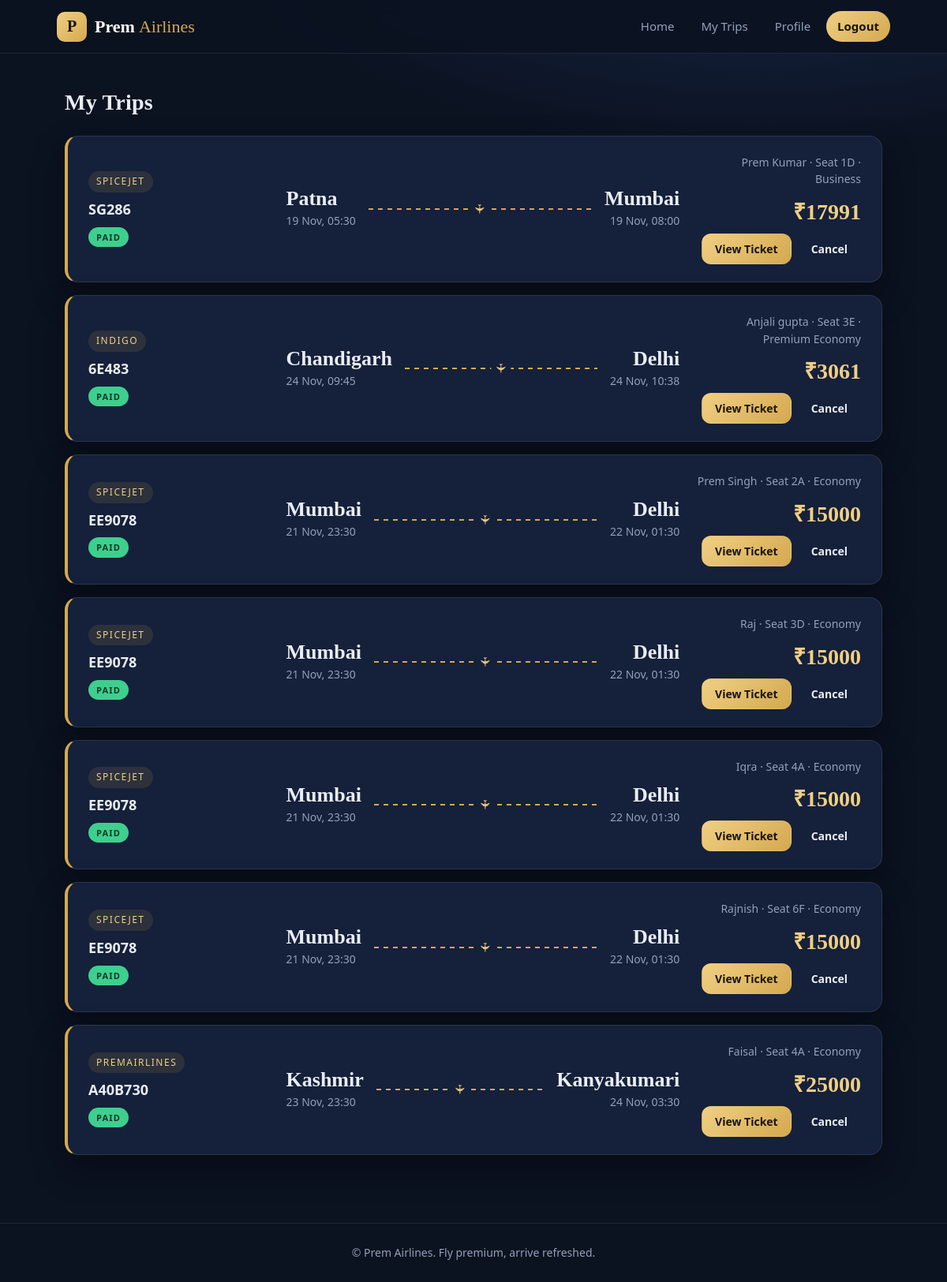
Screenshot of /booking/mybook/ (signed in) with the database file from the repository.
### booking/models.py (models this page shows, shortened)
class Booking(models.Model):
    PAYMENT_PENDING = 'PENDING'
    PAYMENT_PAID = 'PAID'
    PAYMENT_STATUS = [
        (PAYMENT_PENDING, 'Pending'),
        (PAYMENT_PAID, 'Paid'),
    ]
    PAYMENT_METHODS = [
        ('CARD', 'Credit / Debit Card'),
        ('UPI', 'UPI'),
        ('NETBANKING', 'Net Banking'),
        ('WALLET', 'Wallet'),
    ]
    user = models.ForeignKey(User, on_delete=models.CASCADE)
    flight = models.ForeignKey(Flight, on_delete=models.CASCADE)
    passenger_name = models.CharField(max_length=30)
    seat_number = models.CharField(max_length=10)
    booking_date = models.DateTimeField(auto_now_add=True)
    CLASSES = [
        ('ECONOMY', 'Economy'),
        ('PREMIUM', 'Premium Economy'),
        ('BUSINESS', 'Business'),
    ]
    MEALS = [
        ('NONE', 'No meal'),
        ('VEG', 'Veg meal'),
        ('NONVEG', 'Non-veg meal'),
        ('JAIN', 'Jain meal'),
    ]
    travel_class = models.CharField(max_length=10, choices=CLASSES, default='ECONOMY')
    meal = models.CharField(max_length=8, choices=MEALS, default='NONE')
    extra_baggage = models.PositiveSmallIntegerField(default=0)  # extra 5 kg blocks
    phone = models.CharField(max_length=15, blank=True)
    amount = models.DecimalField(max_digits=8, decimal_places=2, default=0)
    payment_status = models.CharField(max_length=10, choices=PAYMENT_STATUS, default=PAYMENT_PENDING)
    payment_method = models.CharField(max_length=12, choices=PAYMENT_METHODS, blank=True)
    payment_reference = models.CharField(max_length=40, blank=True)
    paid_at = models.DateTimeField(null=True, blank=True)
    @property
    def is_paid(self):
        return self.payment_status == self.PAYMENT_PAID

### flights/models.py (models this page shows, shortened)
class Flight(models.Model):
    fligt_number = models.CharField(max_length=10)
    airline = models.CharField(max_length=20)
    source = models.CharField(max_length=40)
    destination = models.CharField(max_length=40)
    departure = models.DateTimeField()
    arrival = models.DateTimeField()
    price = models.DecimalField(max_digits=8, decimal_places=2)
    seats = models.PositiveIntegerField(default=60)
    aircraft = models.CharField(max_length=30, blank=True, default='Airbus A320')
    stops = models.PositiveSmallIntegerField(default=0)
    meal_included = models.BooleanField(default=False)
    class Meta:
        ordering = ['departure']

### booking/views.py (the view)
# urls.py: path('mybook/', my_bookings, name='mybookings'),
@login_required(login_url='login')
def my_bookings(request):
    bookings = Booking.objects.filter(user=request.user).select_related('flight').order_by('-booking_date')
    return render(request, 'mybook.html', {'data': bookings})

### booking/templates/mybook.html (shortened to what this page needs)
{% extends 'main.html' %}
{% block content %}
<div class="wrap">
    <h2 class="section-title">My Trips</h2>
    {% for i in data %}
    <article class="flight">
        <div class="flight-airline">
            <span class="tag">{{ i.flight.airline }}</span>
            <strong>{{ i.flight.fligt_number }}</strong>
            {% if i.is_paid %}<span class="badge paid">PAID</span>{% else %}<span class="badge pending">PAYMENT PENDING</span>{% endif %}
        </div>
        <div class="flight-route">
            <div><span class="city">{{ i.flight.source }}</span><span class="time">{{ i.flight.departure|date:"d M, H:i" }}</span></div>
            <div class="route-line"><span>&#9992;</span></div>
            <div><span class="city">{{ i.flight.destination }}</span><span class="time">{{ i.flight.arrival|date:"d M, H:i" }}</span></div>
        </div>
        <div class="flight-buy">
            <span class="meta">{{ i.passenger_name }} &middot; Seat {{ i.seat_number }} &middot; {{ i.get_travel_class_display }}</span>
            <span class="price">&#8377;{{ i.amount|floatformat:0 }}</span>
            <div class="row">
                {% if i.is_paid %}
                    <a href="{% url 'ticket' i.id %}" class="btn btn-gold sm">View Ticket</a>
                {% else %}
                    <a href="{% url 'payment' i.id %}" class="btn btn-gold sm">Pay Now</a>
                {% endif %}
                <form action="{% url 'cancel' i.id %}" method="POST" onsubmit="return confirm('Cancel this booking?');">
                    <button type="submit" class="btn btn-ghost sm">Cancel</button>
                </form>
            </div>
        </div>
    </article>
    {% empty %}
    <div class="card empty"><p>You have not booked any flight yet.</p><a href="{% url 'home' %}" class="btn btn-gold">Find a Flight</a></div>
    {% endfor %}
</div>
{% endblock %}

### template/main.html (shortened to what this page needs)
{% load static %}
<!DOCTYPE html>
<html lang="en">
<head>
    <link rel="stylesheet" href="{% static 'css/style.css' %}">
</head>
<body>
    {% include 'nav.html' %}
    <main>
    {% block content %}
    {% endblock %}
    </main>
    <footer class="footer">
        <span>&copy; Prem Airlines. Fly premium, arrive refreshed.</span>
    </footer>
</body>
</html>

### template/nav.html
{% load static %}
<header class="topbar">
    <a href="{% url 'home' %}" class="brand">
        <span class="brand-mark">P</span>
        <span class="brand-text">Prem<em>Airlines</em></span>
    </a>
    <nav class="menu">
        <a href="{% url 'home' %}">Home</a>
        {% if request.user.is_authenticated %}
            <a href="{% url 'mybookings' %}">My Trips</a>
            <a href="{% url 'profile' %}">Profile</a>
            <a href="{% url 'logout' %}" class="menu-cta">Logout</a>
        {% else %}
            <a href="{% url 'login' %}">Login</a>
            <a href="{% url 'register' %}" class="menu-cta">Register</a>
        {% endif %}
    </nav>
</header>

### static/css/style.css (style rules this page uses)
:root { --bg: #0b1220; --bg-2: #101a2e; --card: #15203a; --card-2: #1b2a4a; --line: rgba(255, 255, 255, 0.09); --text: #e9edf5; --muted: #93a0b8; --gold: #d4a94f; --gold-2: #f0cf84; --ok: #3ecf8e; --warn: #f5b84b; --bad: #ff6b6b; --radius: 16px; --shadow: 0 18px 40px rgba(0, 0, 0, 0.35); }
* { box-sizing: border-box; }
html { scroll-behavior: smooth; }
body { margin: 0; min-height: 100vh; display: flex; flex-direction: column; font-family: "Segoe UI", system-ui, -apple-system, Roboto, sans-serif; background: radial-gradient(1200px 600px at 80% -10%, #1b2c52 0%, transparent 60%), var(--bg); color: var(--text); line-height: 1.55; }
main { flex: 1; }
a { color: var(--gold-2); }
h1, h2, h3 { font-family: Georgia, "Times New Roman", serif; margin: 0 0 0.5em; letter-spacing: 0.2px; }
.topbar { position: sticky; top: 0; z-index: 20; display: flex; justify-content: space-between; align-items: center; gap: 16px; flex-wrap: wrap; padding: 14px 6%; background: rgba(11, 18, 32, 0.85); backdrop-filter: blur(10px); border-bottom: 1px solid var(--line); }
.brand { display: flex; align-items: center; gap: 10px; text-decoration: none; }
.brand-mark { width: 38px; height: 38px; border-radius: 10px; display: grid; place-items: center; font: 700 20px Georgia, serif; color: #1a1304; background: linear-gradient(135deg, var(--gold-2), var(--gold)); }
.brand-text { font: 700 22px Georgia, serif; color: #fff; }
.brand-text em { font-style: normal; color: var(--gold); margin-left: 5px; font-weight: 400; }
.menu { display: flex; align-items: center; gap: 6px; flex-wrap: wrap; }
.menu a { color: var(--muted); text-decoration: none; padding: 8px 14px; border-radius: 999px; font-size: 15px; transition: 0.2s; }
.menu a.menu-cta { color: #1a1304; font-weight: 600; background: linear-gradient(135deg, var(--gold-2), var(--gold)); }
.wrap { max-width: 1050px; margin: 0 auto; padding: 40px 6%; }
.section-title { font-size: 28px; margin-bottom: 20px; }
.btn, button.btn { display: inline-block; cursor: pointer; text-align: center; text-decoration: none; padding: 13px 24px; font: 600 15px "Segoe UI", system-ui, sans-serif; border-radius: 12px; border: 1px solid transparent; transition: 0.2s; }
.btn-gold { color: #1a1304; background: linear-gradient(135deg, var(--gold-2), var(--gold)); }
.btn-ghost { color: var(--text); background: transparent; border-color: var(--line); }
.btn.sm { padding: 9px 16px; font-size: 14px; }
.flight { display: grid; grid-template-columns: 1fr 2fr 1fr; gap: 22px; align-items: center; background: var(--card); border: 1px solid var(--line); border-left: 4px solid var(--gold); border-radius: var(--radius); padding: 22px 26px; margin-bottom: 16px; box-shadow: var(--shadow); transition: 0.2s; }
.flight-airline { display: flex; flex-direction: column; gap: 8px; align-items: flex-start; font-size: 18px; }
.tag { font-size: 12px; text-transform: uppercase; letter-spacing: 1.5px; color: var(--gold-2); background: rgba(212, 169, 79, 0.12); padding: 4px 10px; border-radius: 999px; }
.flight-route { display: flex; align-items: center; gap: 16px; justify-content: space-between; }
.flight-route .city { display: block; font: 700 21px Georgia, serif; }
.flight-route .time { color: var(--muted); font-size: 14px; }
.route-line { flex: 1; position: relative; height: 2px; background: repeating-linear-gradient( 90deg, var(--gold) 0 6px, transparent 6px 12px ); min-width: 50px; }
.route-line span { position: absolute; left: 50%; top: 50%; transform: translate(-50%, -50%) rotate(90deg); background: var(--card); padding: 0 6px; color: var(--gold-2); }
.flight-buy { text-align: right; display: flex; flex-direction: column; gap: 10px; align-items: flex-end; }
.price { font: 700 28px Georgia, serif; color: var(--gold-2); }
.meta { color: var(--muted); font-size: 14px; }
.row { display: flex; gap: 8px; flex-wrap: wrap; justify-content: flex-end; }
.row form { margin: 0; }
.badge { font-size: 11px; letter-spacing: 1.2px; font-weight: 700; padding: 4px 10px; border-radius: 999px; }
.badge.paid { color: #0b3a26; background: var(--ok); }
.footer { text-align: center; padding: 26px; color: var(--muted); font-size: 14px; border-top: 1px solid var(--line); margin-top: 30px; }
.wrap { max-width: 1180px; }
.flight { grid-template-columns: 1.1fr 2.4fr 1fr; }
.flight-route .city { font-size: 26px; }
.flight-route > div:first-child { text-align: left; }
.flight-route > div:last-child { text-align: right; }

### rows the page displays
Booking: flight.airline "SPICEJET", flight.fligt_number "SG286", payment_status "PAID", flight.source "Patna", flight.departure "19 Nov, 05:30", flight.destination "Mumbai", flight.arrival "19 Nov, 08:00", passenger_name "Prem Kumar", seat_number "1D", travel_class "Business", amount "17991"
Booking: flight.airline "INDIGO", flight.fligt_number "6E483", payment_status "PAID", flight.source "Chandigarh", flight.departure "24 Nov, 09:45", flight.destination "Delhi", flight.arrival "24 Nov, 10:38", passenger_name "Anjali gupta", seat_number "3E", travel_class "Premium Economy", amount "3061"
Booking: flight.airline "SPICEJET", flight.fligt_number "EE9078", payment_status "PAID", flight.source "Mumbai", flight.departure "21 Nov, 23:30", flight.destination "Delhi", flight.arrival "22 Nov, 01:30", passenger_name "Prem Singh", seat_number "2A", travel_class "Economy", amount "15000"
Booking: flight.airline "SPICEJET", flight.fligt_number "EE9078", payment_status "PAID", flight.source "Mumbai", flight.departure "21 Nov, 23:30", flight.destination "Delhi", flight.arrival "22 Nov, 01:30", passenger_name "Raj", seat_number "3D", travel_class "Economy", amount "15000"
Booking: flight.airline "SPICEJET", flight.fligt_number "EE9078", payment_status "PAID", flight.source "Mumbai", flight.departure "21 Nov, 23:30", flight.destination "Delhi", flight.arrival "22 Nov, 01:30", passenger_name "Iqra", seat_number "4A", travel_class "Economy", amount "15000"
Booking: flight.airline "SPICEJET", flight.fligt_number "EE9078", payment_status "PAID", flight.source "Mumbai", flight.departure "21 Nov, 23:30", flight.destination "Delhi", flight.arrival "22 Nov, 01:30", passenger_name "Rajnish", seat_number "6F", travel_class "Economy", amount "15000"
Booking: flight.airline "PREMAIRLINES", flight.fligt_number "A40B730", payment_status "PAID", flight.source "Kashmir", flight.departure "23 Nov, 23:30", flight.destination "Kanyakumari", flight.arrival "24 Nov, 03:30", passenger_name "Faisal", seat_number "4A", travel_class "Economy", amount "25000"
